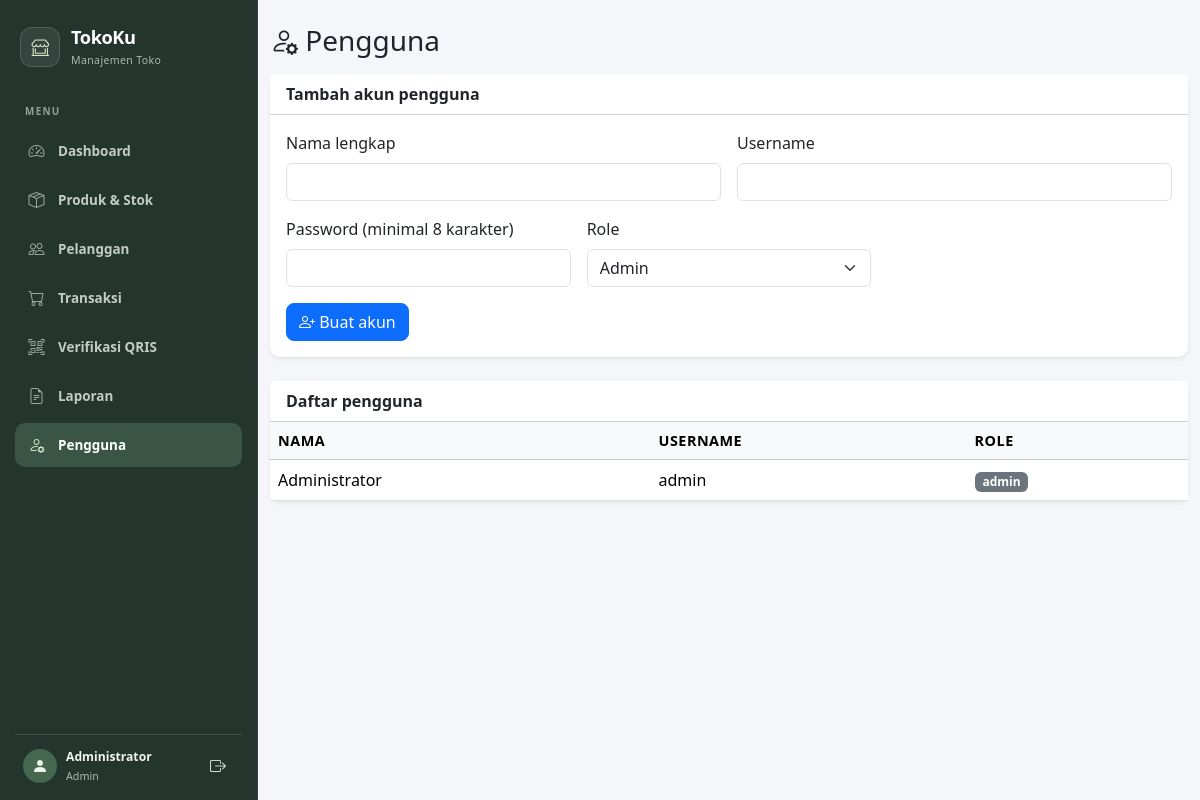
The app's page /pengguna.php (signed in), older data.
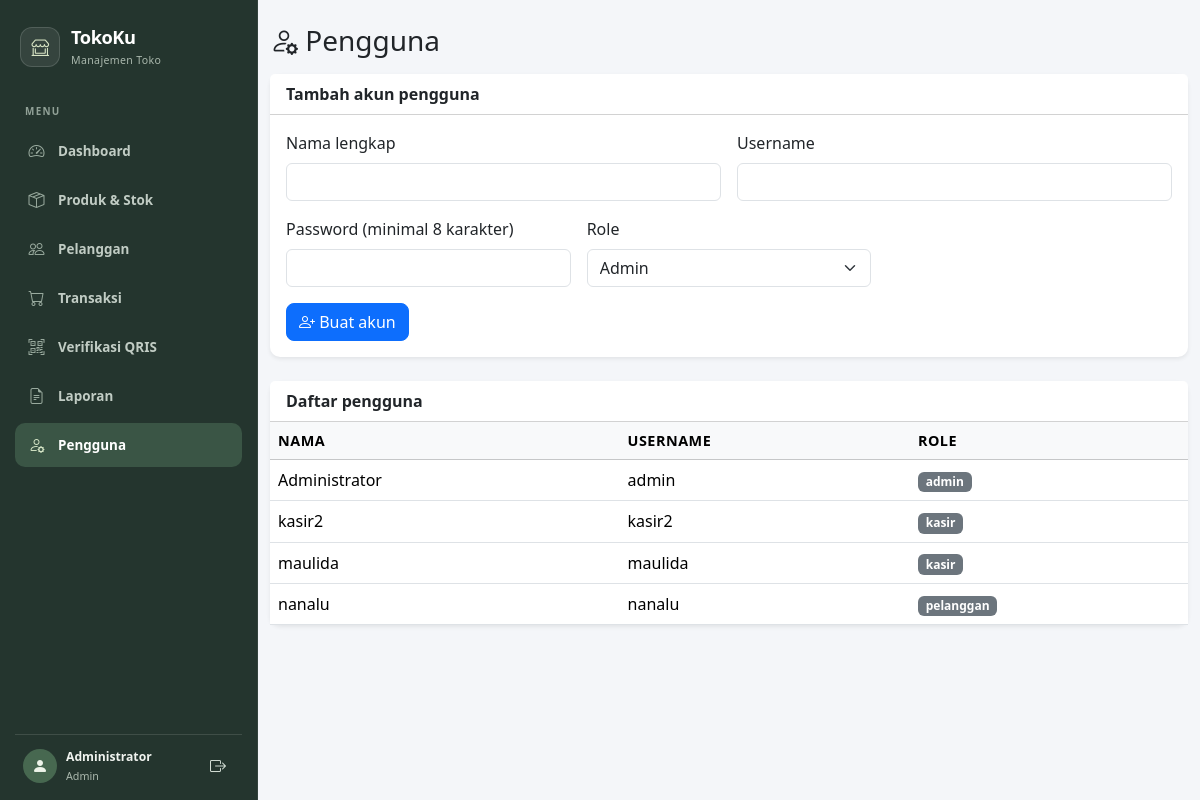
The same page, newer data.
### tables this page shows
CREATE TABLE `tbl_user` (
  `id_user` int(11) NOT NULL,
  `nama` varchar(100) NOT NULL,
  `username` varchar(50) NOT NULL,
  `password` varchar(255) NOT NULL,
  `role` enum('admin','kasir','pelanggan') NOT NULL DEFAULT 'pelanggan',
  `id_pelanggan` int(11) DEFAULT NULL,
  `created_at` timestamp NOT NULL DEFAULT current_timestamp()
);

### pengguna.php (the view, shortened to what the changed rows need)
<?php
require 'config.php';
$users = $conn->query("SELECT nama, username, role FROM tbl_user ORDER BY role, nama");
?>
<!DOCTYPE html>
<html lang="id">
<head>
    <link href="https://cdn.jsdelivr.net/npm/bootstrap@5.3.2/dist/css/bootstrap.min.css" rel="stylesheet">
    <link href="https://cdn.jsdelivr.net/npm/bootstrap-icons@1.11.1/font/bootstrap-icons.css" rel="stylesheet">
    <link rel="stylesheet" href="style.css">
</head>
<body>
<?php include 'navbar.php'; ?>
<main class="container py-4">
    <div class="card shadow-sm">
        <div class="table-responsive">
            <table class="table table-hover align-middle mb-0">
                <thead class="table-light"><tr><th>Nama</th><th>Username</th><th>Role</th></tr></thead>
                <tbody>
                <?php while ($user = $users->fetch_assoc()): ?>
                    <tr>
                        <td><?= htmlspecialchars($user['nama'] ?? '') ?></td>
                        <td><?= htmlspecialchars($user['username']) ?></td>
                        <td><span class="badge bg-secondary"><?= htmlspecialchars($user['role']) ?></span></td>
                    </tr>
                <?php endwhile; ?>
                </tbody>
            </table>
        </div>
    </div>
</main>
</body>
</html>

### navbar.php (shortened to what the changed rows need)
<?php
$role = $_SESSION['role'] ?? '';
$halamanAktif = basename($_SERVER['PHP_SELF']);
if ($role === 'pelanggan') {
    $tautanNavigasi = [
        ['belanja.php', 'bi-bag', 'Belanja & Pesanan'],
    ];
    $tautanUtama = 'belanja.php';
} else {
    $tautanNavigasi = [
        ['index.php', 'bi-speedometer2', 'Dashboard'],
        ['produk.php', 'bi-box-seam', 'Produk & Stok'],
        ['pelanggan.php', 'bi-people', 'Pelanggan'],
        ['transaksi.php', 'bi-cart', 'Transaksi'],
        ['verifikasi_qris.php', 'bi-qr-code-scan', 'Verifikasi QRIS'],
        ['laporan.php', 'bi-file-earmark-text', 'Laporan'],
        ['pengguna.php', 'bi-person-gear', 'Pengguna'],
    ];
}
?>
<aside class="app-sidebar" id="appSidebar">
    <nav class="sidebar-navigation" aria-label="Navigasi utama">
        <?php foreach ($tautanNavigasi as [$url, $ikon, $label]): ?>
            <a class="sidebar-link <?= $halamanAktif === $url ? 'is-active' : '' ?>" href="<?= htmlspecialchars($url) ?>" <?= $halamanAktif === $url ? 'aria-current="page"' : '' ?>>
                <i class="bi <?= htmlspecialchars($ikon) ?>"></i><span><?= htmlspecialchars($label) ?></span>
            </a>
        <?php endforeach; ?>
    </nav>
</aside>

Row changes from the older to the newer data that the page shows:
added tbl_user: nama "kasir2", username "kasir2", role "kasir"
added tbl_user: nama "maulida", username "maulida", role "kasir"
added tbl_user: nama "nanalu", username "nanalu", role "pelanggan"
